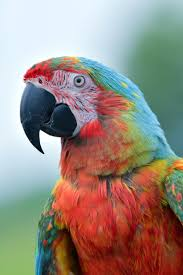
#> input picture Computer-Vision/Photos/Bird.jpg, 183 x 275 px
$ python Thresh.py
#> lines starting #> are read from the running program, lines starting #| are printed output that depends on the picture; after the words box and inside, x2 and y2 are one past the last pixel; in counts of white or black regions, pixels touching at a corner belong together
import cv2 as cv

img = cv.imread('Photos/Bird.jpg')
#> img is the input picture: shape (275, 183, 3); mean B, G, R 128.5, 137.8, 151.2

gray = cv.cvtColor(img, cv.COLOR_BGR2GRAY)
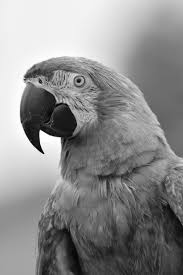
#> gray: shape (275, 183); min 2, max 255, mean 140.8

# Simple Thresholding
threshold, thresh = cv.threshold(gray, 150, 255, cv.THRESH_BINARY)
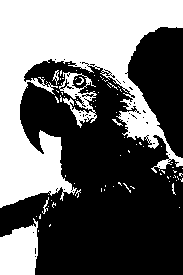
#> thresh: shape (275, 183); 41.4% white; 82 white regions (74 under 20 px), largest, box (x1, y1, x2, y2) and area: (0, 0, 183, 208) 17978, (0, 218, 38, 275) 1672, (59, 72, 97, 128) 776
cv.imshow('Simple Threshold', thresh)

threshold, thresh_inv = cv.threshold(gray, 150, 255, cv.THRESH_BINARY_INV)
cv.imshow('Inverse Threshold', thresh_inv)

# Adaptive Thresholding
adaptive_thresh = cv.adaptiveThreshold(gray, 255, cv.ADAPTIVE_THRESH_MEAN_C, cv.THRESH_BINARY, 11, 3)
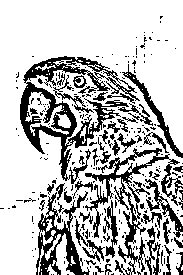
#> adaptive_thresh: shape (275, 183); 74.5% white; 278 black regions (227 under 20 px), largest, box (x1, y1, x2, y2) and area: (20, 56, 140, 184) 3870, (85, 148, 183, 275) 2362, (36, 191, 90, 275) 1542
cv.imshow('Adaptive thrsholding', adaptive_thresh)

cv.waitKey(0)

$ run again, with Computer-Vision/Photos/Face.jpg copied over Computer-Vision/Photos/Bird.jpg
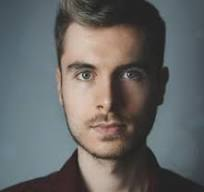
#> input picture Computer-Vision/Photos/Face.jpg, 204 x 192 px
#> img is the input picture: shape (192, 204, 3); mean B, G, R 101.3, 102.1, 101.8
#> `threshold, thresh = cv.threshold(gray, 150, 255, cv.THRESH_BINARY)`:
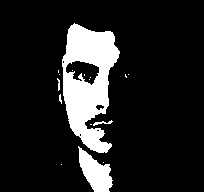
#> thresh: shape (192, 204); 13.6% white; 16 white regions (12 under 20 px), largest, box (x1, y1, x2, y2) and area: (62, 23, 120, 153) 4361, (78, 146, 113, 192) 865, (93, 120, 113, 126) 44, (57, 78, 60, 91) 23
#> `adaptive_thresh = cv.adaptiveThreshold(gray, 255, cv.ADAPTIVE_THRESH_M..`:
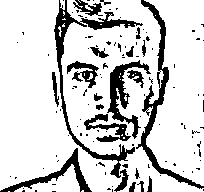
#> adaptive_thresh: shape (192, 204); 81.9% white; 119 black regions (98 under 20 px), largest, box (x1, y1, x2, y2) and area: (54, 0, 143, 178) 1665, (136, 0, 204, 189) 1450, (107, 60, 151, 139) 935

$ run again, with Computer-Vision/Photos/Group.jpg copied over Computer-Vision/Photos/Bird.jpg
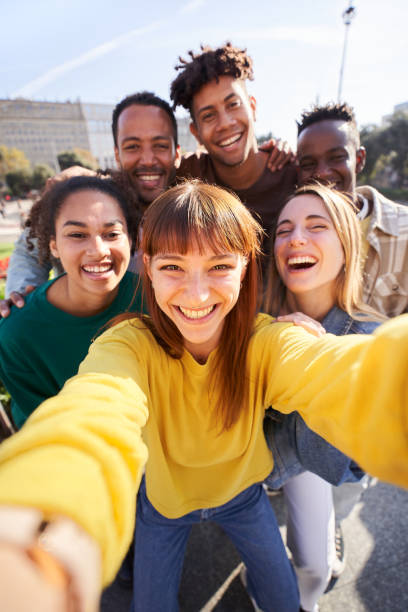
#> input picture Computer-Vision/Photos/Group.jpg, 408 x 612 px
#> img is the input picture: shape (612, 408, 3); mean B, G, R 121.7, 148.1, 169.6
#> `threshold, thresh = cv.threshold(gray, 150, 255, cv.THRESH_BINARY)`:
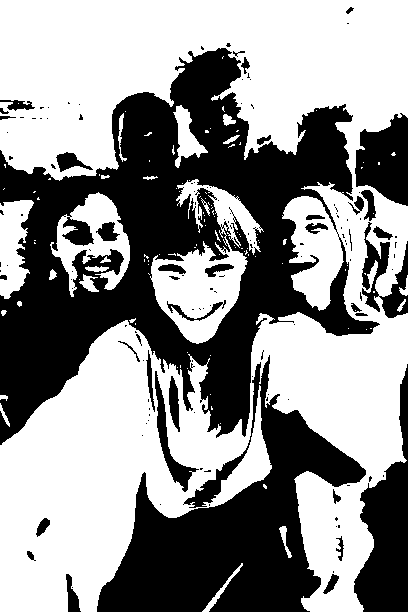
#> thresh: shape (612, 408); 57% white; 138 black regions (100 under 20 px), largest, box (x1, y1, x2, y2) and area: (0, 48, 380, 445) 62860, (97, 355, 366, 612) 27127, (354, 364, 408, 612) 6731
#> `adaptive_thresh = cv.adaptiveThreshold(gray, 255, cv.ADAPTIVE_THRESH_M..`:
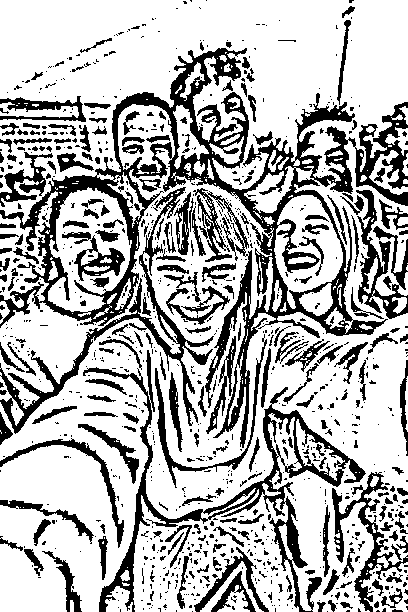
#> adaptive_thresh: shape (612, 408); 71% white; 947 black regions (720 under 20 px), largest, box (x1, y1, x2, y2) and area: (0, 48, 408, 448) 26147, (83, 350, 366, 612) 7301, (0, 187, 214, 434) 4414
